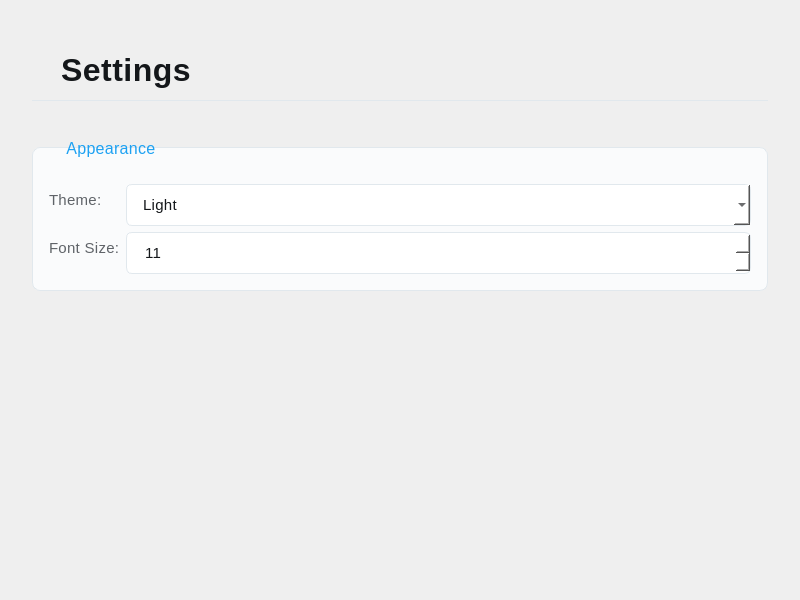
<?xml version="1.0" encoding="UTF-8"?>
<ui version="4.0">
 <class>SettingsPage</class>
 <widget class="QWidget" name="SettingsPage">
  <property name="geometry">
   <rect>
    <x>0</x>
    <y>0</y>
    <width>800</width>
    <height>600</height>
   </rect>
  </property>
  <property name="windowTitle">
   <string>Settings</string>
  </property>
  <layout class="QVBoxLayout" name="verticalLayout">
   <property name="leftMargin">
    <number>32</number>
   </property>
   <property name="topMargin">
    <number>32</number>
   </property>
   <property name="rightMargin">
    <number>32</number>
   </property>
   <property name="bottomMargin">
    <number>32</number>
   </property>
   <item>
    <widget class="QLabel" name="pageTitle">
     <property name="font">
      <font>
       <pointsize>24</pointsize>
       <weight>500</weight>
      </font>
     </property>
     <property name="styleSheet">
      <string notr="true">QLabel {
    color: #14171a;
    font-weight: 500;
    letter-spacing: 0.5px;
    background: transparent;
    border-bottom: 1px solid #e1e8ed;
    padding: 12px 20px;
    margin: 8px 0px;
}</string>
     </property>
     <property name="text">
      <string>Settings</string>
     </property>
    </widget>
   </item>
   <item>
    <spacer name="verticalSpacer_2">
     <property name="orientation">
      <enum>Qt::Vertical</enum>
     </property>
     <property name="sizeType">
      <enum>QSizePolicy::Fixed</enum>
     </property>
     <property name="sizeHint" stdset="0">
      <size>
       <width>20</width>
       <height>20</height>
      </size>
     </property>
    </spacer>
   </item>
   <item>
    <widget class="QGroupBox" name="appearanceGroup">
     <property name="font">
      <font>
       <pointsize>12</pointsize>
       <weight>300</weight>
      </font>
     </property>
     <property name="styleSheet">
      <string notr="true">QGroupBox {
    color: #14171a;
    font-weight: 400;
    letter-spacing: 0.3px;
    border: 1px solid #e1e8ed;
    border-radius: 8px;
    margin-top: 12px;
    padding-top: 20px;
    background: #fafbfc;
}
QGroupBox::title {
    subcontrol-origin: margin;
    left: 20px;
    padding: 4px 12px;
    color: #1da1f2;
    font-weight: 500;
    background: transparent;
    border-radius: 4px;
}</string>
     </property>
     <property name="title">
      <string>Appearance</string>
     </property>
     <layout class="QFormLayout" name="formLayout">
      <property name="leftMargin">
       <number>16</number>
      </property>
      <property name="topMargin">
       <number>16</number>
      </property>
      <property name="rightMargin">
       <number>16</number>
      </property>
      <property name="bottomMargin">
       <number>16</number>
      </property>
      <item row="0" column="0">
       <widget class="QLabel" name="themeLabel">
        <property name="font">
         <font>
          <pointsize>11</pointsize>
          <weight>300</weight>
         </font>
        </property>
        <property name="styleSheet">
         <string notr="true">QLabel {
    color: #5f6368;
    font-weight: 400;
    letter-spacing: 0.3px;
}</string>
        </property>
        <property name="text">
         <string>Theme:</string>
        </property>
       </widget>
      </item>
      <item row="0" column="1">
       <widget class="QComboBox" name="themeComboBox">
        <property name="font">
         <font>
          <pointsize>11</pointsize>
          <weight>300</weight>
         </font>
        </property>
        <property name="styleSheet">
         <string notr="true">QComboBox {
    padding: 10px 16px;
    border: 1px solid #e1e8ed;
    border-radius: 6px;
    background: #ffffff;
    color: #14171a;
    font-weight: 400;
    letter-spacing: 0.3px;
}
QComboBox:hover {
    border: 1px solid #1da1f2;
}</string>
        </property>
        <item>
         <property name="text">
          <string>Light</string>
         </property>
        </item>
        <item>
         <property name="text">
          <string>Dark</string>
         </property>
        </item>
        <item>
         <property name="text">
          <string>Auto</string>
         </property>
        </item>
       </widget>
      </item>
      <item row="1" column="0">
       <widget class="QLabel" name="fontSizeLabel">
        <property name="font">
         <font>
          <pointsize>11</pointsize>
          <weight>300</weight>
         </font>
        </property>
        <property name="styleSheet">
         <string notr="true">QLabel {
    color: #5f6368;
    font-weight: 400;
    letter-spacing: 0.3px;
}</string>
        </property>
        <property name="text">
         <string>Font Size:</string>
        </property>
       </widget>
      </item>
      <item row="1" column="1">
       <widget class="QSpinBox" name="fontSizeSpinBox">
        <property name="font">
         <font>
          <pointsize>11</pointsize>
          <weight>300</weight>
         </font>
        </property>
        <property name="styleSheet">
         <string notr="true">QSpinBox {
    padding: 10px 16px;
    border: 1px solid #e1e8ed;
    border-radius: 6px;
    background: #ffffff;
    color: #14171a;
    font-weight: 400;
    letter-spacing: 0.3px;
}
QSpinBox:hover {
    border: 1px solid #1da1f2;
}</string>
        </property>
        <property name="minimum">
         <number>8</number>
        </property>
        <property name="maximum">
         <number>24</number>
        </property>
        <property name="value">
         <number>11</number>
        </property>
       </widget>
      </item>
     </layout>
    </widget>
   </item>
   <item>
    <spacer name="verticalSpacer">
     <property name="orientation">
      <enum>Qt::Vertical</enum>
     </property>
     <property name="sizeHint" stdset="0">
      <size>
       <width>20</width>
       <height>40</height>
      </size>
     </property>
    </spacer>
   </item>
  </layout>
 </widget>
 <resources/>
 <connections/>
</ui>
